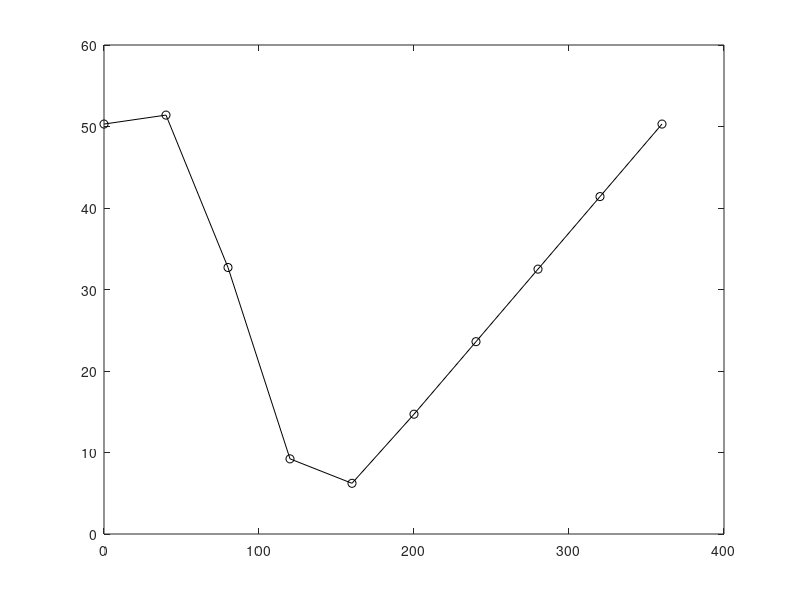

Reproduce this figure in MATLAB.
clear;clc;
xi = [0,40,80,120,160,200,240,280,320,360]';
yi = [50.3,51.4,32.7,9.22,6.22,14.7,23.6,32.5,41.4,50.3]';
n = length(xi);
v = ones(n);

for i = 1:n
    for j = 1:n
        V(i,j) = xi(i)^(j-1);
    end
end

a = inv(v)*yi;
xs = [35,110,250]';
for i = 1:length(xs)
    ys(i)=a(1)+a(2)*xs(i)+a(3)*xs(i)^2+a(4)*xs(i)^3+a(5)*xs(i)^4+a(6)*xs(i)^5+a(7)*xs(i)^6+a(8)*xs(i)^7+a(9)*xs(i)^8+a(10)*xs(i)^9;
end

figure;
plot(xs,ys,'r*',xi,yi,'ko-');